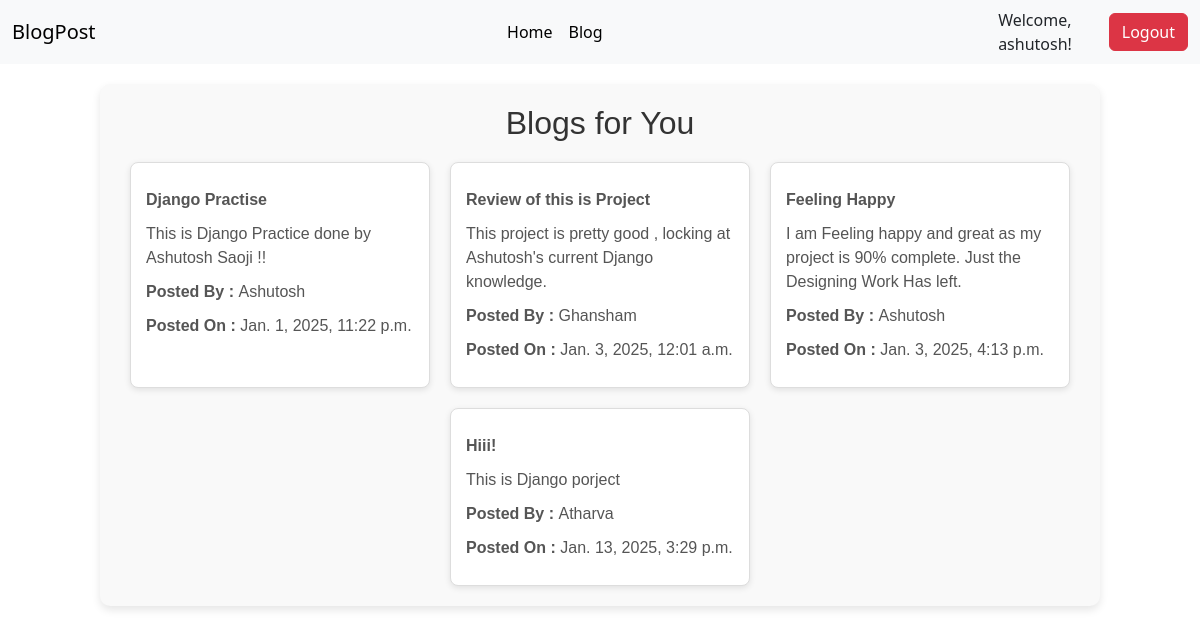
The app's page / (signed in) with its own data.
### app/models.py (models this page shows, shortened)
class blog(models.Model):
    title = models.CharField("Title", max_length=50)
    content = models.TextField("Content",max_length=500)
    pub_date = models.DateTimeField("Published On", auto_now_add=True)
    name =  models.ForeignKey(user, on_delete=models.CASCADE)

class user(models.Model):
    username = models.CharField("Username", max_length=10 ,unique=True)
    password = models.CharField("Password", max_length=16)
    name =  models.CharField("Name", max_length=20)
    contact = models.CharField("Contact", max_length=10,)
    image = models.ImageField("Image",upload_to = "images/")
    def __str__(self):
        return f"{self.name}"

### app/views.py (the view)
# urls.py: path('', views.home, name='Home'),
def home(request):
    data = user.objects.all()
    blogs = blog.objects.all()
    word = "Blogs for You"
    return render(request, "app/index.html", {'data': data, 'word': word, 'blogs': blogs})

### app/templates/app/index.html
{% extends "app/base.html" %}
{% block content %}
   <h1>{{ word }}</h1>
   <div class="card-container">
      {% for blog in blogs %}
      <div class="card">
         <div class="card-content">
               <p><strong>{{ blog.title }}</strong></p>
               <p>{{blog.content}}</p>
               <p><strong>Posted By : </strong> {{ blog.name }}</p>
               <p><strong>Posted On : </strong> {{ blog.pub_date }}</p>
         </div>
      </div>
      {% endfor %}
   </div>
{% endblock  %}

### static/app/style.css (style rules this page uses)
.container h1 { text-align: center; color: #333; font-size: 2rem; margin-bottom: 20px; }
.card-container { display: flex; flex-wrap: wrap; gap: 20px; justify-content: center; }
.card { width: 300px; background-color: #fff; border: 1px solid #ddd; border-radius: 8px; box-shadow: 0 2px 6px rgba(0, 0, 0, 0.1); overflow: hidden; transition: transform 0.3s ease, box-shadow 0.3s ease; }
.card-content { padding: 15px; }
.card-content p { margin: 10px 0; font-size: 1rem; color: #555; }

### records on screen
blog: title "Django Practise", content "This is Django Practice done by Ashutosh Saoji !!", name "Ashutosh", pub_date "Jan. 1, 2025, 11:22 p.m."
blog: title "Review of this is Project", content "This project is pretty good , locking at Ashutosh's current Django knowledge.", name "Ghansham", pub_date "Jan. 3, 2025, 12:01 a.m."
blog: title "Feeling Happy", content "I am Feeling happy and great as my project is 90% complete. Just the Designing Work Has left.", name "Ashutosh", pub_date "Jan. 3, 2025, 4:13 p.m."
blog: title "Hiii!", content "This is Django porject", name "Atharva", pub_date "Jan. 13, 2025, 3:29 p.m."

### other values on screen
{{ request.session.username }} "ashutosh"
{{ word }} "Blogs for You"
